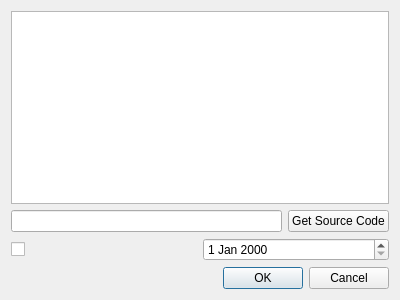
<?xml version="1.0" encoding="UTF-8"?>
<ui version="4.0">
 <class>simpleDialog</class>
 <widget class="QDialog" name="simpleDialog">
  <property name="geometry">
   <rect>
    <x>0</x>
    <y>0</y>
    <width>400</width>
    <height>300</height>
   </rect>
  </property>
  <property name="windowTitle">
   <string>Dialog</string>
  </property>
  <layout class="QVBoxLayout" name="verticalLayout_2">
   <item>
    <layout class="QVBoxLayout" name="verticalLayout">
     <item>
      <widget class="QPlainTextEdit" name="plainTextEdit"/>
     </item>
     <item>
      <layout class="QHBoxLayout" name="horizontalLayout">
       <item>
        <widget class="QLineEdit" name="lineEdit"/>
       </item>
       <item>
        <widget class="QPushButton" name="pushButton">
         <property name="text">
          <string>Get Source Code</string>
         </property>
        </widget>
       </item>
      </layout>
     </item>
    </layout>
   </item>
   <item>
    <layout class="QHBoxLayout" name="horizontalLayout_2">
     <item>
      <widget class="QCheckBox" name="checkBox">
       <property name="text">
        <string/>
       </property>
      </widget>
     </item>
     <item>
      <widget class="QDateEdit" name="dateEdit"/>
     </item>
    </layout>
   </item>
   <item>
    <widget class="QDialogButtonBox" name="buttonBox">
     <property name="orientation">
      <enum>Qt::Horizontal</enum>
     </property>
     <property name="standardButtons">
      <set>QDialogButtonBox::Cancel|QDialogButtonBox::Ok</set>
     </property>
    </widget>
   </item>
  </layout>
 </widget>
 <resources/>
 <connections>
  <connection>
   <sender>buttonBox</sender>
   <signal>accepted()</signal>
   <receiver>simpleDialog</receiver>
   <slot>accept()</slot>
   <hints>
    <hint type="sourcelabel">
     <x>248</x>
     <y>254</y>
    </hint>
    <hint type="destinationlabel">
     <x>157</x>
     <y>274</y>
    </hint>
   </hints>
  </connection>
  <connection>
   <sender>buttonBox</sender>
   <signal>rejected()</signal>
   <receiver>simpleDialog</receiver>
   <slot>reject()</slot>
   <hints>
    <hint type="sourcelabel">
     <x>316</x>
     <y>260</y>
    </hint>
    <hint type="destinationlabel">
     <x>286</x>
     <y>274</y>
    </hint>
   </hints>
  </connection>
 </connections>
</ui>
